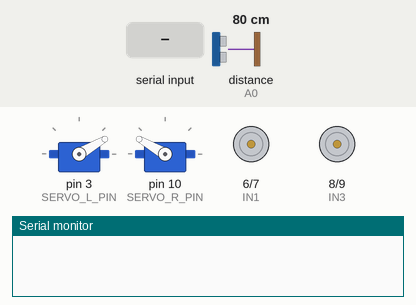
Simulated run of this sketch. Board: Arduino Uno, built with avr-gcc and run on an emulated ATmega328P. Parts: 2 × servo, motor-driver pin pairs drawn as motors (green arrow = first pin HIGH = forward, orange = second pin HIGH = backward, longer = more drive, scaled by the enable pin), the last lines printed to the serial monitor. The test bench sets the inputs (shaded band); at power-on: distance to the obstacle (sensor on A0) 80 cm. The echo pulse lasts 58.3 µs per cm.

Above: at 1.2 s.
1.3 s: "FWD\n" received over Serial
At 2.3 s:
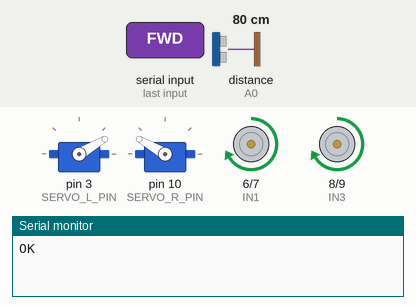
2.8 s: "FWD_SLOW\n" received over Serial
At 3.6 s:
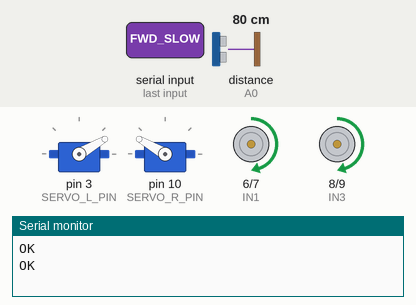
4.3 s: "STOP\n" received over Serial
At 4.6 s:
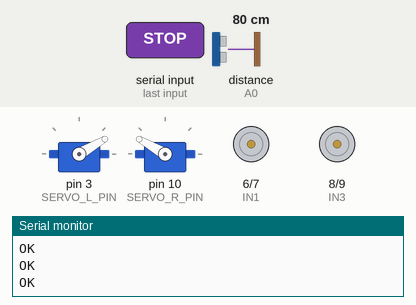
5.8 s: "TURN_L\n" received over Serial
At 7.0 s:
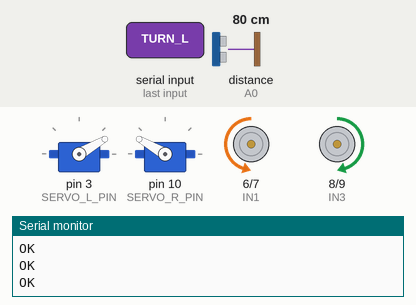
7.3 s: "TURN_R\n" received over Serial
At 8.1 s:
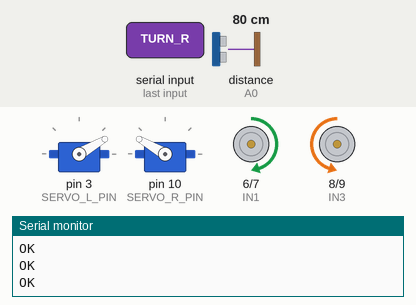
8.8 s: "SCOOP_DOWN\n" received over Serial
At 9.4 s:
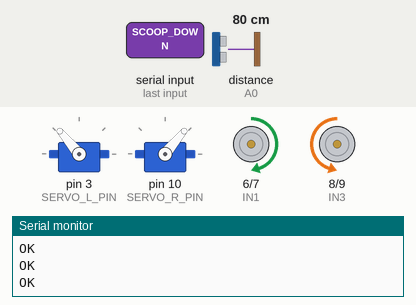
Timing chart, 0 to 11.3 s (numbered marks = the images above; inputs shaded):
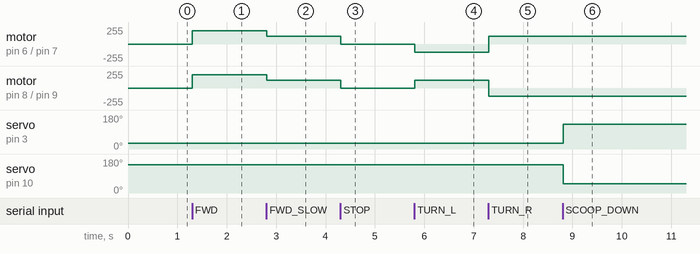

The sketch:

ecosort_arduino.ino
```cpp
/*
  EcoSort - Arduino UNO firmware.

  Receives high-level command strings from the Raspberry Pi over USB serial
  at 9600 baud and translates them into PWM motor signals, servo positions,
  and ultrasonic obstacle checks.

  Hardware:
    - L298N motor driver -> 2x VEX 393 motors (rear wheels)
    - 3x HC-SR04 ultrasonic sensors (left 45 deg, center, right 45 deg)
    - 2x DS3225 servos (scoop arm)

  Commands accepted from Pi:
    FWD          - drive forward at full speed
    FWD_SLOW     - drive forward slowly (approach mode)
    STOP         - stop both motors
    TURN_L       - rotate left in place
    TURN_R       - rotate right in place
    SCOOP_DOWN   - lower scoop to ground
    SCOOP_UP     - raise scoop to bin position

  Messages sent to Pi:
    BLOCKED      - obstacle detected within stop threshold
    OK           - command acknowledged

  Author: Adam Gosine
  NYU Tandon EG-UY 1004 - Spring 2026
*/

#include <Servo.h>
#include <NewPing.h>

// ---------------------------------------------------------------------------
// Pin definitions
// ---------------------------------------------------------------------------

// L298N motor driver
const int ENA = 5;     // PWM speed for motor A
const int IN1 = 6;
const int IN2 = 7;
const int ENB = 11;    // PWM speed for motor B
const int IN3 = 8;
const int IN4 = 9;

// Ultrasonic sensors
const int TRIG_L = 2;
const int ECHO_L = 4;
const int TRIG_C = 12;
const int ECHO_C = A0;
const int TRIG_R = 13;
const int ECHO_R = A1;
const int MAX_DISTANCE = 200;  // cm

NewPing sonarL(TRIG_L, ECHO_L, MAX_DISTANCE);
NewPing sonarC(TRIG_C, ECHO_C, MAX_DISTANCE);
NewPing sonarR(TRIG_R, ECHO_R, MAX_DISTANCE);

// Servos
const int SERVO_L_PIN = 3;
const int SERVO_R_PIN = 10;
Servo servoL;
Servo servoR;

// Servo positions (degrees)
const int SCOOP_UP_POS = 30;
const int SCOOP_DOWN_POS = 130;

// Speeds
const int SPEED_FAST = 200;
const int SPEED_SLOW = 120;

// Obstacle stop threshold
const int STOP_DISTANCE_CM = 15;
unsigned long lastSonarPoll = 0;
const unsigned long SONAR_INTERVAL = 50;  // ms - sub-50ms polling


// ---------------------------------------------------------------------------
// Motor control
// ---------------------------------------------------------------------------

void motorForward(int speed) {
  digitalWrite(IN1, HIGH); digitalWrite(IN2, LOW);
  digitalWrite(IN3, HIGH); digitalWrite(IN4, LOW);
  analogWrite(ENA, speed);
  analogWrite(ENB, speed);
}

void motorStop() {
  analogWrite(ENA, 0);
  analogWrite(ENB, 0);
}

void motorTurnLeft() {
  digitalWrite(IN1, LOW); digitalWrite(IN2, HIGH);
  digitalWrite(IN3, HIGH); digitalWrite(IN4, LOW);
  analogWrite(ENA, SPEED_SLOW);
  analogWrite(ENB, SPEED_SLOW);
}

void motorTurnRight() {
  digitalWrite(IN1, HIGH); digitalWrite(IN2, LOW);
  digitalWrite(IN3, LOW); digitalWrite(IN4, HIGH);
  analogWrite(ENA, SPEED_SLOW);
  analogWrite(ENB, SPEED_SLOW);
}


// ---------------------------------------------------------------------------
// Setup
// ---------------------------------------------------------------------------

void setup() {
  Serial.begin(9600);

  pinMode(ENA, OUTPUT); pinMode(ENB, OUTPUT);
  pinMode(IN1, OUTPUT); pinMode(IN2, OUTPUT);
  pinMode(IN3, OUTPUT); pinMode(IN4, OUTPUT);

  servoL.attach(SERVO_L_PIN);
  servoR.attach(SERVO_R_PIN);
  servoL.write(SCOOP_UP_POS);
  servoR.write(180 - SCOOP_UP_POS);  // mirrored

  motorStop();
}


// ---------------------------------------------------------------------------
// Loop
// ---------------------------------------------------------------------------

void loop() {
  // Continuous ultrasonic obstacle check at sub-50ms intervals
  if (millis() - lastSonarPoll > SONAR_INTERVAL) {
    lastSonarPoll = millis();
    int dC = sonarC.ping_cm();
    if (dC > 0 && dC < STOP_DISTANCE_CM) {
      Serial.println("BLOCKED");
    }
  }

  // Read commands from Pi
  if (Serial.available() > 0) {
    String cmd = Serial.readStringUntil('\n');
    cmd.trim();

    if (cmd == "FWD") {
      motorForward(SPEED_FAST);
    } else if (cmd == "FWD_SLOW") {
      motorForward(SPEED_SLOW);
    } else if (cmd == "STOP") {
      motorStop();
    } else if (cmd == "TURN_L") {
      motorTurnLeft();
    } else if (cmd == "TURN_R") {
      motorTurnRight();
    } else if (cmd == "SCOOP_DOWN") {
      servoL.write(SCOOP_DOWN_POS);
      servoR.write(180 - SCOOP_DOWN_POS);
    } else if (cmd == "SCOOP_UP") {
      servoL.write(SCOOP_UP_POS);
      servoR.write(180 - SCOOP_UP_POS);
    }

    Serial.println("OK");
  }
}
```

Measured:
- after the input at 1.3 s, motor on pin 6 (IN1) / pin 7 (IN2), motor on pin 8 (IN3) / pin 9 (IN4): stopped → forward 200/255 at once
- after the input at 2.8 s, motor on pin 6 (IN1) / pin 7 (IN2), motor on pin 8 (IN3) / pin 9 (IN4): forward 200/255 → forward 120/255 at once
- after the input at 4.3 s, motor on pin 6 (IN1) / pin 7 (IN2), motor on pin 8 (IN3) / pin 9 (IN4): forward 120/255 → stopped at once
- after the input at 5.8 s, motor on pin 6 (IN1) / pin 7 (IN2): stopped → backward 120/255 at once; motor on pin 8 (IN3) / pin 9 (IN4): stopped → forward 120/255 at once
- after the input at 7.3 s, motor on pin 6 (IN1) / pin 7 (IN2): backward 120/255 → forward 120/255 at once; motor on pin 8 (IN3) / pin 9 (IN4): forward 120/255 → backward 120/255 at once
- after the input at 8.8 s, servo on pin 3 (SERVO_L_PIN): 30° → 130° at once; servo on pin 10 (SERVO_R_PIN): 150° → 50° at once
